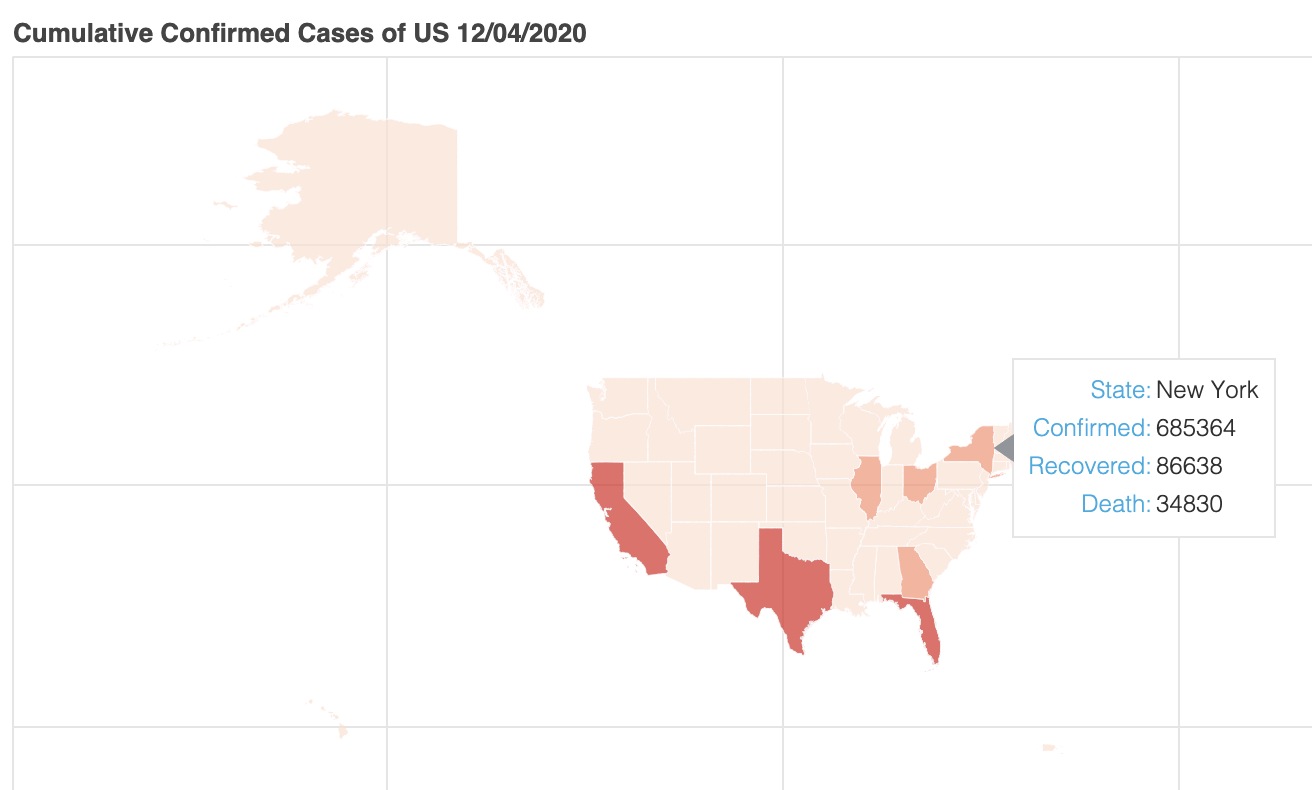

Write the Python code that produced this figure.
from bokeh.plotting import show, output_file, output_notebook
from shapely.geometry import Polygon
import geopandas as gpd
import pandas as pd
import matplotlib.pyplot as plt
import numpy as np
from bokeh.io import show, output_file
from bokeh.models import ColumnDataSource, HoverTool, LogColorMapper, LinearColorMapper
from bokeh.palettes import Reds 
from bokeh.models import GeoJSONDataSource
from bokeh.plotting import figure, save
from bokeh.resources import CDN
from bokeh.models.widgets import Tabs, Panel


### Make interactive map to show density of confirmed cases in US

# Example: use the date set of 12-04-2020
# Note the data set is cumulative
df2 = pd.read_csv("files/05-20-2020.csv")
gdf = gpd.GeoDataFrame(df2, geometry=gpd.points_from_xy(df2.Long_, df2.Lat))
df4 = gpd.read_file("files/s_11au16.shp")

listName = df4["NAME"].tolist()
glist = gdf.Province_State.tolist()
gdff = gdf.copy()
for i in glist:
    if i not in listName:
        k = gdf[gdf["Province_State"]==i].index
        gdff = gdff.drop(k)

gdff = gdff.reset_index(drop=True)
gdffcopy = gdff.drop("geometry",axis=1).copy()
listgeometry = []

for i in range(len(gdffcopy)):
    s = gdffcopy.iloc[i].Province_State
    #df.index.get_loc(result.iloc[0].name)
    o = df4["NAME"].to_list().index(s)
    listgeometry.append(df4.iat[o,-1])

gdffcopy['geometry'] = pd.Series(listgeometry)


# compile data set and the shape file
gdffcopy.crs = df4.crs
gdffcopysourcesecond = GeoJSONDataSource(geojson=gdffcopy.to_json())

# Set the color palette 
color_mapper = LinearColorMapper(palette=Reds[3], low=max(df2.loc[:,'Confirmed']),
                                high=min(df2.loc[:,'Confirmed']))

# Add tools 
TOOLS = "pan,wheel_zoom,box_zoom,reset,hover,save"

# US Choropleth Map for Covid-19 based on cumulative confirmed cases up to 12/04/2020
p = figure(title="Cumulative Confirmed Cases of US 12/04/2020", tools=TOOLS, 
           x_axis_location=None, y_axis_location=None, width=1600, height=600)

p.patches('xs', 'ys', fill_alpha=0.7, fill_color={'field': 'Confirmed', 'transform': color_mapper},
          line_color='white', line_width=0.5, source=gdffcopysourcesecond)


hover = p.select_one(HoverTool)
hover.point_policy = "follow_mouse"

hover.tooltips = [("State", "@Province_State"),
                  ("Confirmed","@Confirmed"),
                  ("Recovered","@Recovered"),
                  ("Death","@Deaths")]

p.add_tools(hover)

show(p)


output_file("12-04-USA.html")
